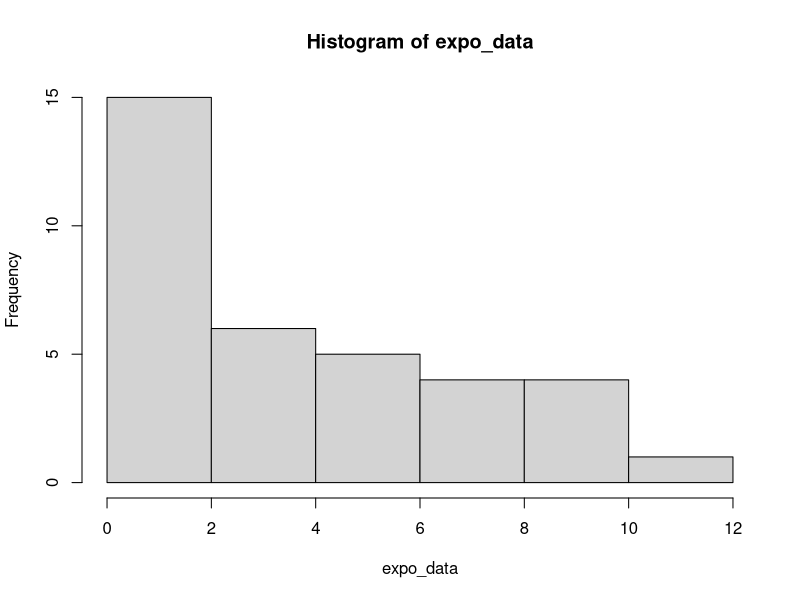
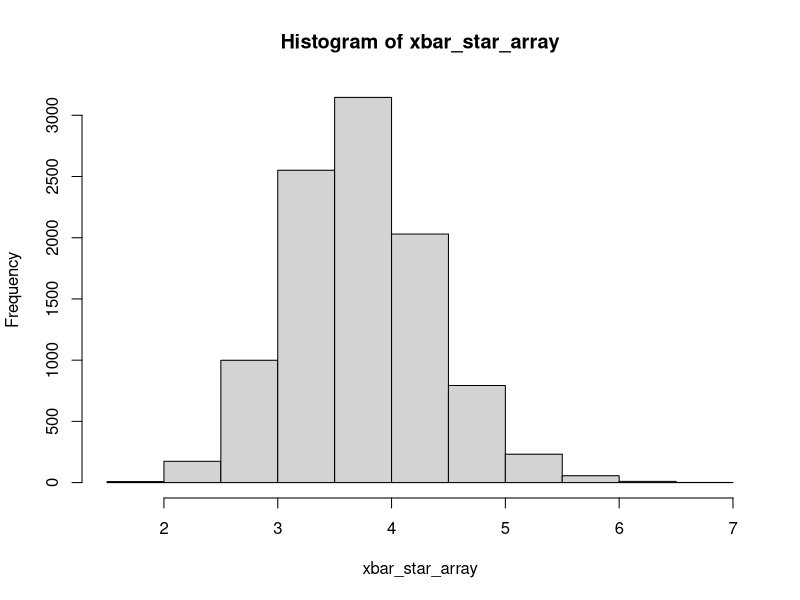
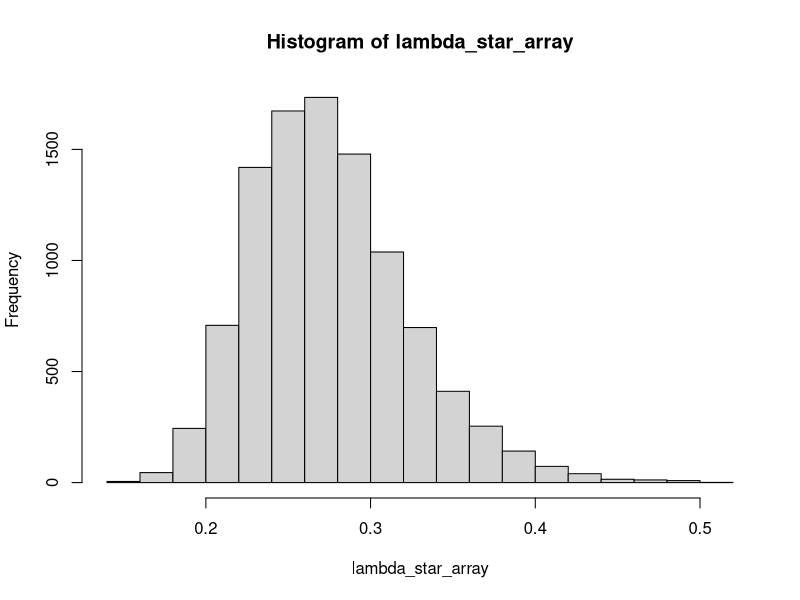
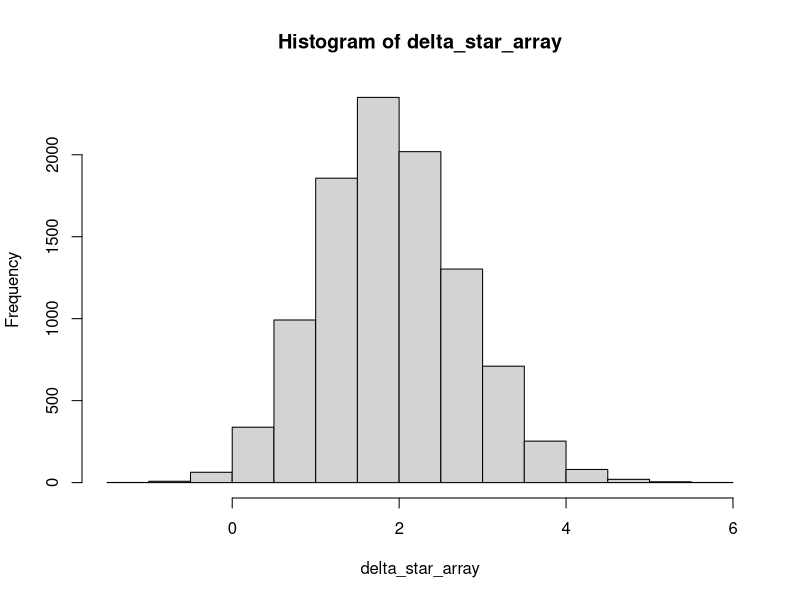
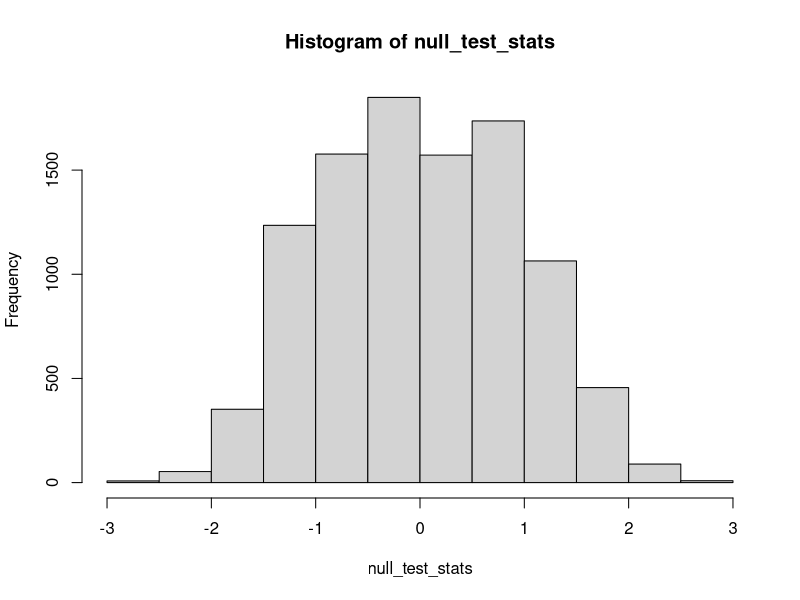
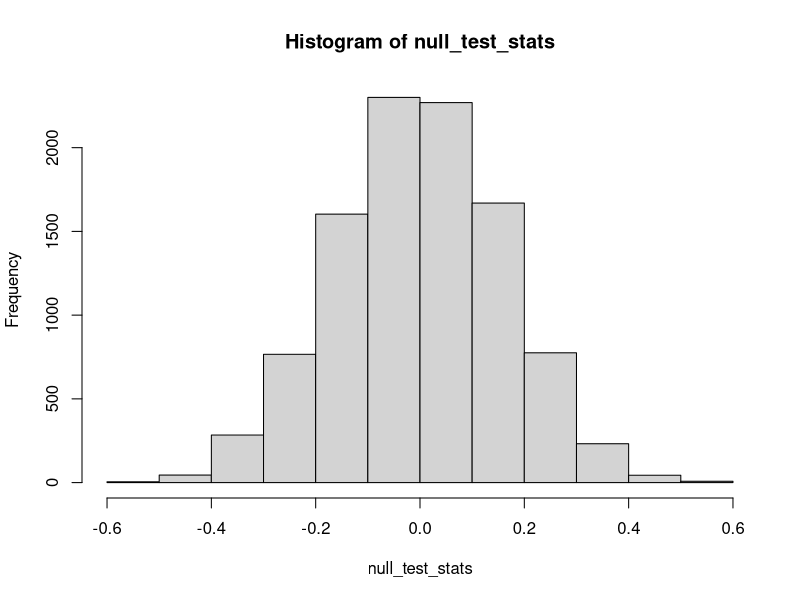
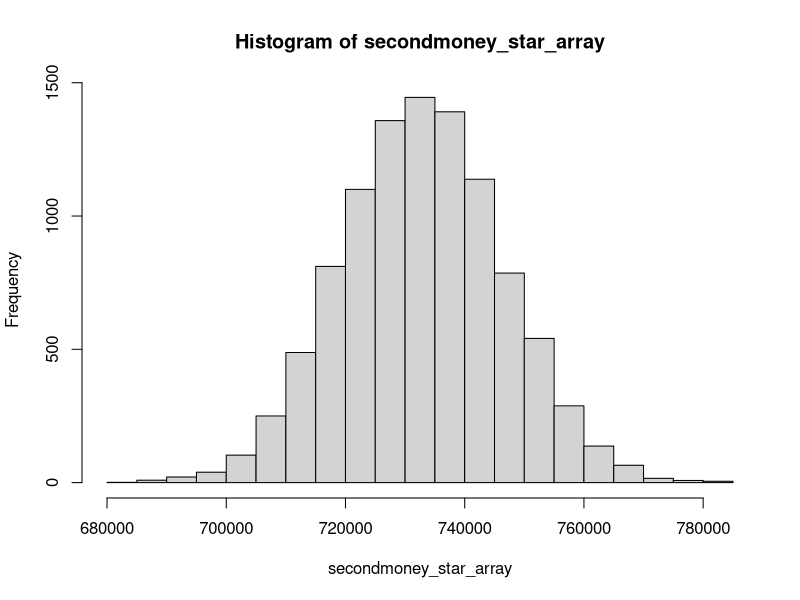

The R source for these figures, in order:
## ---- chunk 1
set.seed(1848)
## ---- chunk 2
expo_data<- c( 6.98, 7.72, 1.92, 0.51, 1.31, 7.75, 0.34, 5.15, 4.18, 8.50,
               1.70, 2.61, 0.66, 2.01, 2.72, 1.44, 9.27, 6.16, 0.07, 11.44,
               0.85, 9.89, 8.94, 1.64, 3.12, 5.51, 2.07, 0.618, 1.33, 4.11,
               0.04, 0.36, 1.85, 3.50, 4.25 );
hist(expo_data)
## ---- chunk 3
xbar = mean(expo_data)

lambda_hat = 1/mean(expo_data)
n = length(expo_data)
NMC = 10000
xbar_star_array = rep(NA, NMC)
for (i in 1:NMC) {
  data_star = rexp(n = n, rate = lambda_hat)
  xbar_star_array[i] = mean(data_star)
}

hist(xbar_star_array)

alpha = .05
lowerBound = alpha/2
upperBound = 1 - (alpha/2)

unname(quantile(xbar_star_array, c(lowerBound, upperBound)))
## ---- chunk 4
xbar = mean(expo_data)
n = length(expo_data)
var2hat = var(expo_data)

alpha = .05
zstar = abs(qnorm(alpha/2))

lowerBound = xbar - zstar*sqrt(var2hat/n)
upperBound = xbar + zstar*sqrt(var2hat/n)

CI = c(lowerBound, upperBound)
CI
## ---- chunk 5
lambda_hat = 1/mean(expo_data)
n = length(expo_data)
NMC = 10000
lambda_star_array = rep(NA, NMC)
for (i in 1:NMC) {
  data_star = rexp(n = n, rate = lambda_hat)
  lambda_star_array[i] = 1/mean(data_star)
}

hist(lambda_star_array)

alpha = .05
lowerBound = alpha/2
upperBound = 1 - (alpha/2)

unname(quantile(lambda_star_array, c(lowerBound, upperBound)))
## ---- chunk 6
lambda_hat = 1/mean(expo_data)
n = length(expo_data)

# Unsure of how to get the right variance of lambda and not of X which is what we need to do a CLT method...
# Variance(lambda) = E(lambda^2) - E(lambda)^2
# Variance(lambda) = E((1/E(X))^2) - E(1/E(X))^2    ????

# I don't think we're able to do this without knowing the variance of lambda and there's no way to calculate it here...

#var2hat = (1/mean(expo_data))^2 - (1/mean(expo_data))^2
var2hat = 1/var(expo_data)
#var2hat = var(expo_data) makes a confidence interval that's wayyy too large

alpha = .05
zstar = abs(qnorm(alpha/2))

lowerBound = lambda_hat - zstar*sqrt(var2hat/n)
upperBound = lambda_hat + zstar*sqrt(var2hat/n)

CI = c(lowerBound, upperBound)
CI

## ---- chunk 7
minutesA <- c( 0,5,4,5,1,0,1,1,2,2,0,11,3,0,4,24,3,1,3,1,6,2,1,4,0,8,6,3);
minutesB <- c( 7,1,0,2,2,0,3,2,5,0,0,0,0,2,0,1,1,5,3,2,1,1,1,0,1,0,1,4,0,0,4,5);
## ---- chunk 8
xbar_A = mean(minutesA)
xbar_A
xbar_B = mean(minutesB)
xbar_B
## ---- chunk 9
delta = xbar_A - xbar_B
delta
# The effect is positive
## ---- chunk 10
phat_A = 1/(1 + xbar_A)
phat_A
phat_B = 1/(1 + xbar_B)
phat_B

## ---- chunk 11
#phat_A calculated above
#phat_B calculated above
n_A = length(minutesA)
n_B = length(minutesB)
NMC = 10000
delta_star_array = rep(NA, NMC)
for (i in 1:NMC) {
  fakedata_A = rgeom(n = n_A, prob = phat_A)
  fakedata_B = rgeom(n = n_B, prob = phat_B)
  delta_star_array[i] = mean(fakedata_A) - mean(fakedata_B)
}

hist(delta_star_array)

alpha = .05
lowerBound = alpha/2
upperBound = 1 - (alpha/2)

unname(quantile(delta_star_array, c(lowerBound, upperBound)))

## ---- chunk 12
treatment = minutesA
control = minutesB

test_stat = function(treatment, control) {
  return(mean(treatment) - mean(control))
}

observed_test_stat = test_stat(treatment, control)
observed_test_stat

permute_and_get_one_null_test_stat = function(treatment, control) {
  pooled_data = c(treatment, control)
  n_control = length(control)
  n_treatment = length(treatment)

  shuffled_data = sample(pooled_data, size=(n_control+n_treatment), replace=FALSE)
  shuffled_control = shuffled_data[1:n_control]
  shuffled_treatment = shuffled_data[(n_control+1):(n_control+n_treatment)]
  
  return(test_stat(shuffled_treatment, shuffled_control))
}

NMC = 10000
null_test_stats = rep(NA, NMC)
for (i in 1:NMC) {
  null_test_stats[i] = permute_and_get_one_null_test_stat(treatment, control)
}

hist(null_test_stats)

p_value = (sum(null_test_stats <= -abs(observed_test_stat)) + sum(null_test_stats >= abs(observed_test_stat)))/NMC
p_value
## ---- chunk 13
26/225
## ---- chunk 14
31/92
## ---- chunk 15
(26+61)/101
## ---- chunk 16
p_D = .01
p_notD = .99
p_pos_given_D = .95
p_neg_given_D = .05
p_pos_given_notD = .001
p_neg_given_notD = .999

# The probability of D given pos is:
(p_pos_given_D*p_D)/(p_pos_given_D*p_D + p_pos_given_notD*p_notD)
## ---- chunk 17
x <- c( -0.54660789, 2.43686553, 1.24397260, -0.73957557, 2.33131378,
        -0.97341652, -0.48911950, 0.35658630, -0.77824579, 1.55796356,
        0.10641176,  0.89764371, 0.64903636, 1.89822592, -0.35568742,
        1.52124163, 0.01328800, 1.33453143, -1.08829020, 0.83033763,
        0.68018922, 1.93419047, 1.14073253, 2.56650893, 1.90859128,
        1.39105347, 1.37547130, -0.07223141,  0.43142589, 1.78035482,
        1.90837367, 1.84173396, -0.09760825, 1.66610817, 0.03379679,
        0.97277154, 0.78599263,  0.75538460, 1.23006396, 0.83001685 );
y <- c( 0.64297443, 2.47047888, 2.20400164, 1.63743023, 2.71562759,
        0.89221406, 0.95695500, 1.93372675, -0.78510178, 1.67736371,
        0.84847015, 1.54191399, 1.06871388, -0.68989956, -0.08968257,
        1.03751238, 0.70287354, 0.18421545, -0.12443295, -1.46861684,
        0.48048808, 1.84445844, 0.19248018, 1.03515580, 1.13516935,
        1.54098541, 2.24399689, -1.12419549, 0.40755826, 1.03454528,
        -0.43858469, 0.82394013, -0.64106964, 0.90682616, 2.14253534,
        -0.16303192, 0.01571576, 0.05148464, 0.21077641, 0.54581579 )
## ---- chunk 18
rho_hat = cov(x, y)
rho_hat
## ---- chunk 19
test_stat = function(x, y) {
  return(cov(x, y))
}

observed_test_stat = test_stat(x, y)
observed_test_stat

permute_and_get_one_null_test_stat = function(x, y) {
  shuffled_x = sample(x, size=length(x), replace=FALSE)
  shuffled_y = sample(y, size=length(y), replace=FALSE)

  return(test_stat(shuffled_x, shuffled_y))
}

NMC = 10000
null_test_stats = rep(NA, NMC)
for (i in 1:NMC) {
  null_test_stats[i] = permute_and_get_one_null_test_stat(x, y)
}

hist(null_test_stats)

p_value = (sum(null_test_stats <= -abs(observed_test_stat)) + sum(null_test_stats >= abs(observed_test_stat)))/NMC
p_value
## ---- chunk 20
head(morley)
## ---- chunk 21
var2hat = var(morley$Speed)
xbar = mean(morley$Speed)

secondmoment_hat = var2hat + xbar^2
secondmoment_hat
## ---- chunk 22
var2hat = var(morley$Speed)
xbar = mean(morley$Speed)
n = length(morley$Speed)

secondmoment_hat = var2hat + xbar^2

NMC = 10000
secondmoney_star_array = rep(NA, NMC)
for (i in 1:NMC) {
  fakedata = rnorm(n = n, mean = xbar, sd = sqrt(var2hat))
  secondmoney_star_array[i] = var(fakedata) + mean(fakedata)^2
}

hist(secondmoney_star_array)

alpha = .05
lowerBound = alpha/2
upperBound = 1 - (alpha/2)

unname(quantile(secondmoney_star_array, c(lowerBound, upperBound)))
## ---- chunk 23
secondmoment_hat = var(morley$Speed) + mean(morley$Speed)^2
n = length(morley$Speed)

# Not sure if this is exactly the variance hat squared of the second moment because second moment depends on mean squared (in addition to the variance)

# But...if we are trying to construct an interval proportional to Speed^2 (in addition to the variance), it seems like it makes sense to find the variance of Speed^2...and the numbers turn out looking okay
samplevar = var(morley$Speed^2)

mean(morley$Speed^4) - mean(morley$Speed^2)

alpha = .05
zstar = abs(qnorm(alpha/2))

lowerBound = secondmoment_hat - zstar*sqrt(samplevar/n)
upperBound = secondmoment_hat + zstar*sqrt(samplevar/n)

CI = c(lowerBound, upperBound)
CI
